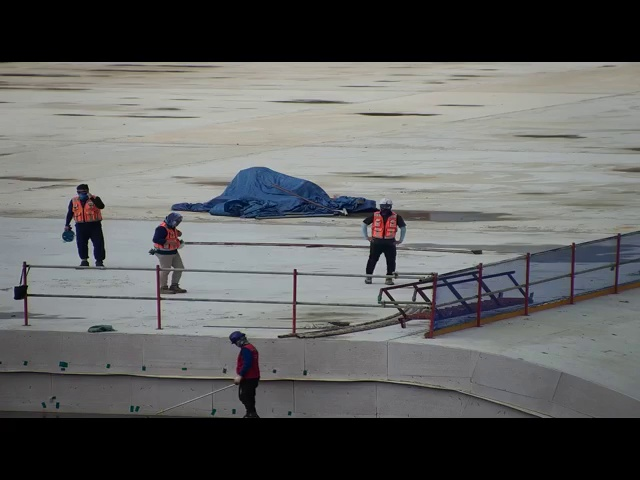
#> input picture helmet_mkv_0000000000.jpg, 640 x 480 px
$ python sample_code.py
#> lines starting #> are read from the running program, lines starting #| are printed output that depends on the picture
from skimage import color

import matplotlib.pyplot as plt
import numpy as np
import cv2

img1 = plt.imread('helmet_mkv_0000000000.jpg')
#> img1 is the input picture: shape (480, 640, 3); mean R, G, B 96.4, 97.4, 96.8
img2 = plt.imread('helmet_mkv_0000000004.jpg')
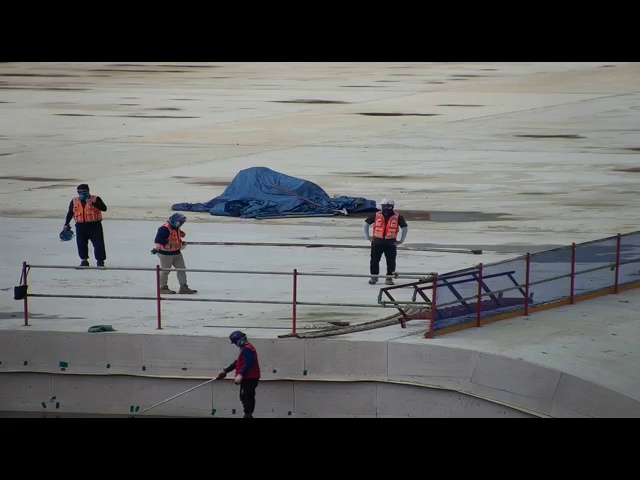
#> input picture helmet_mkv_0000000004.jpg, 640 x 480 px
#> img2 is the input picture: shape (480, 640, 3); mean R, G, B 96.3, 97.4, 96.8
frame1 = color.rgb2gray(img1)
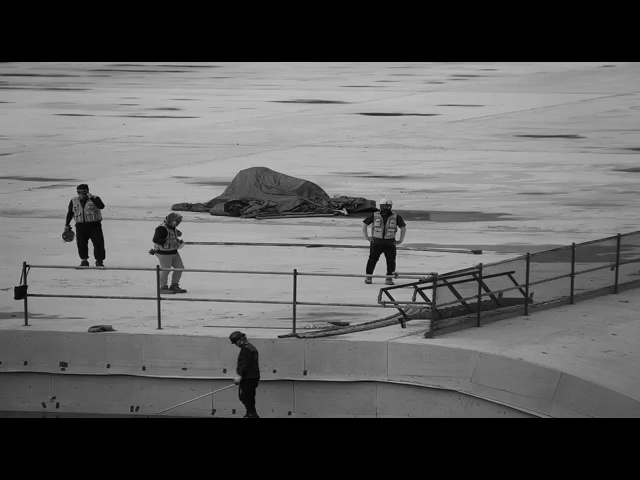
#> frame1: shape (480, 640) float64; min 0, max 0.753, mean 0.381
frame2 = color.rgb2gray(img2)

fft1 = np.fft.fft2(frame1)
fft2 = np.fft.fft2(frame2)
amp1 = np.abs(fft1)
amp2 = np.abs(fft2)
phase1 = np.angle(fft1)
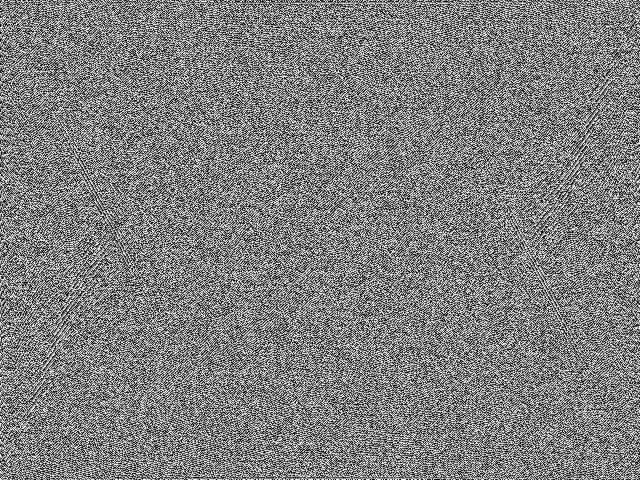
#> phase1: shape (480, 640) float64; min -3.14, max 3.14, mean -1.02e-05; drawn with min black and max white
phase2 = np.angle(fft2)
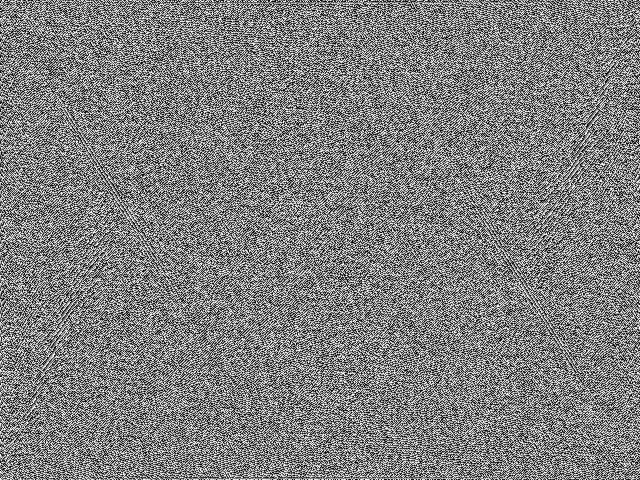
#> phase2: shape (480, 640) float64; min -3.14, max 3.14, mean -1.02e-05; drawn with min black and max white

m_map1 = np.abs(np.fft.ifft2((amp2-amp1) * np.exp(1j * phase1)));
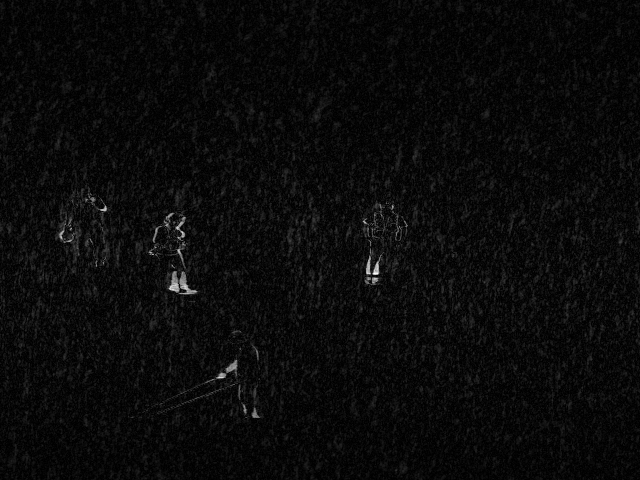
#> m_map1: shape (480, 640) float64; min 9.8e-09, max 0.286, mean 0.0122; drawn with min black and max white
m_map2 = np.abs(np.fft.ifft2((amp2-amp1) * np.exp(1j * phase2)));
m_map = m_map1 * m_map2
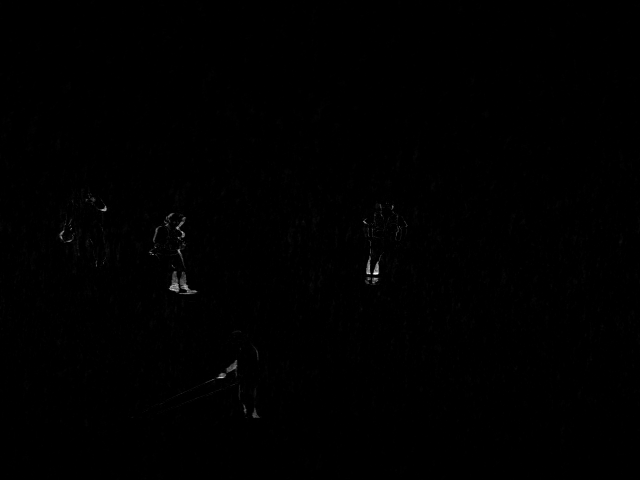
#> m_map: shape (480, 640) float64; min 1.96e-11, max 0.0803, mean 0.00027; drawn with min black and max white


fig, ax = plt.subplots(2, 2)
ax[0, 0].imshow(img1)
ax[0, 1].imshow(img2)
ax[1, 0].imshow(m_map1)
ax[1, 1].imshow(m_map2)

fig, ax = plt.subplots()
im = ax.imshow(m_map, cmap='gray')
fig.colorbar(im)
plt.show()
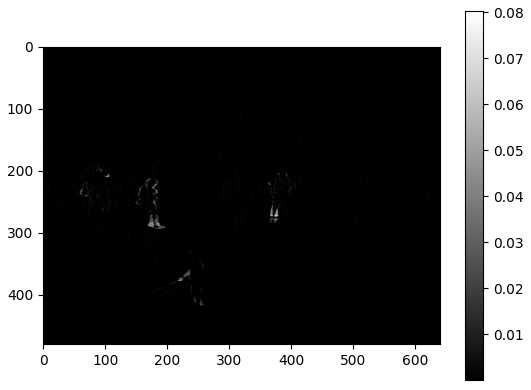
#> figure drawn by matplotlib, 2 panels
